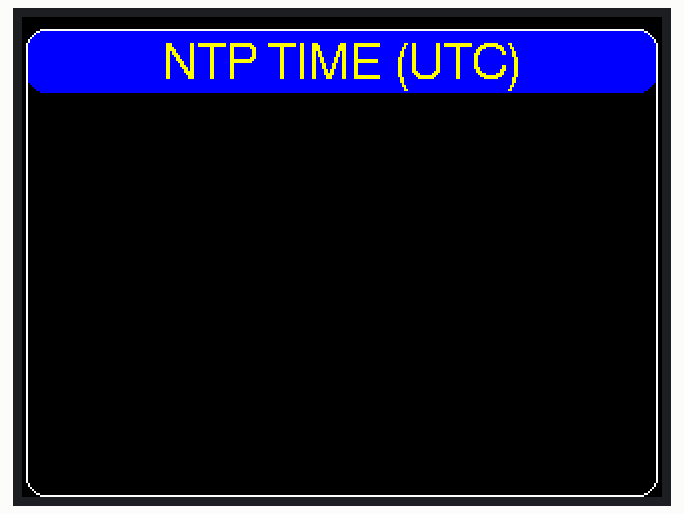
Recording of a sketch running on a simulated ESP32. Shown: 320×240 colour display. WiFi joins after 1.5 s; servers stay silent unless stated.

Above: at 0.3 s.
At 2.0 s:
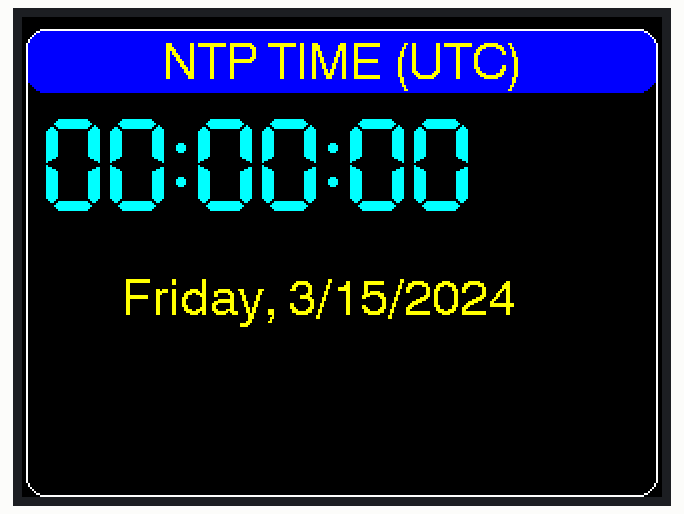
At 11.0 s:
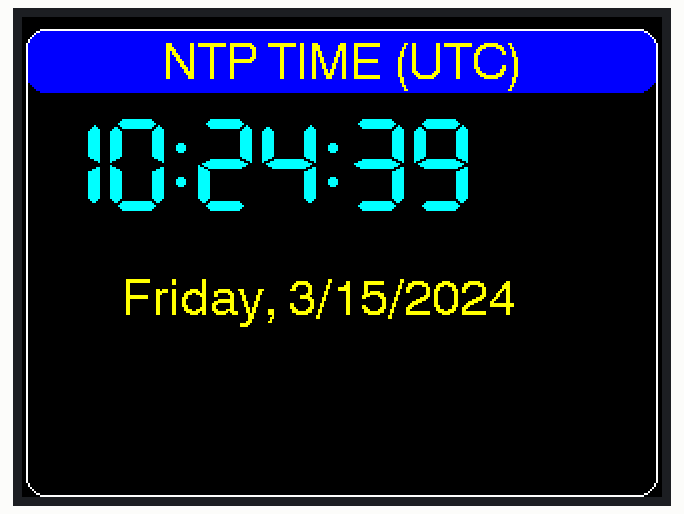
At 20.0 s:
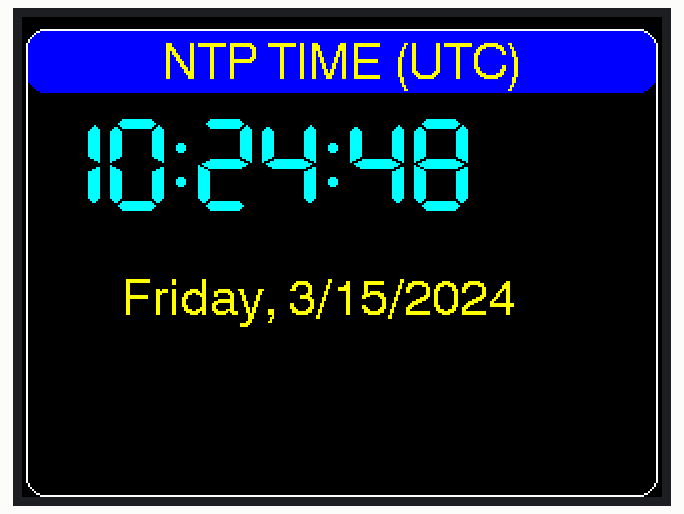
At 29.0 s:
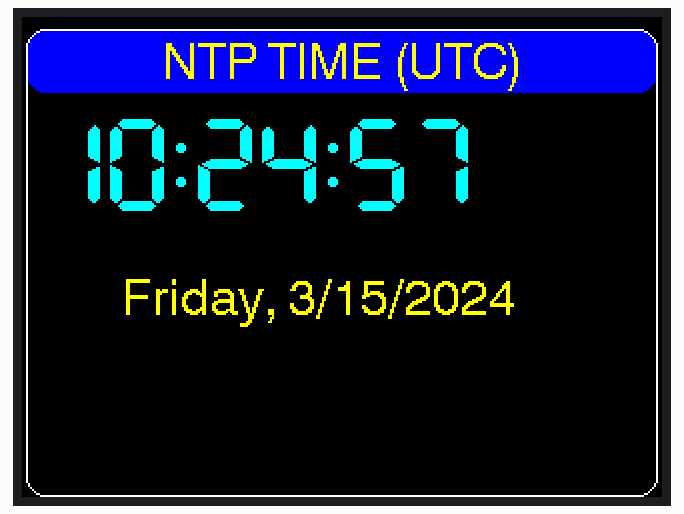
At 39.0 s:
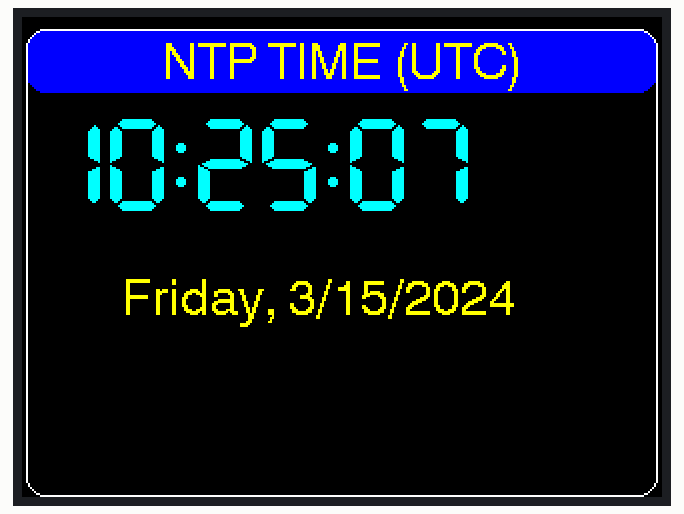

The sketch:

step5.ino
```cpp
// (licence header left out)
#include <TFT_eSPI.h>                              // https://github.com/Bodmer/TFT_eSPI
#include <ezTime.h>                                // https://github.com/ropg/ezTime
#if defined(ESP32)
#include <WiFi.h>                                  // use this WiFi lib for ESP32, or
#elif defined (ESP8266)
#include <ESP8266WiFi.h>                           // use this WiFi lib for ESP8266
#endif

#define WIFI_SSID          "yourSSID"
#define WIFI_PWD           "yourPassword"
#define TZ_RULE            "EST5EDT,M3.2.0/2:00:00,M11.1.0/2:00:00"

#define TITLE              "NTP TIME (UTC)"
#define TIMECOLOR          TFT_CYAN                // color of 7-segment time display
#define DATECOLOR          TFT_YELLOW              // color of displayed month & day
#define LABEL_FGCOLOR      TFT_YELLOW
#define LABEL_BGCOLOR      TFT_BLUE

TFT_eSPI tft = TFT_eSPI();                         // display object
Timezone local;                                    // local timezone variable
time_t t;

void displayTime() {
  int x=10, y=50, f=7;                             // screen position & font
  tft.setTextColor(TIMECOLOR, TFT_BLACK);          // set time color
  int h=hour(t); int m=minute(t); int s=second(t); // get hours, minutes, and seconds
  if (h<10) x+= tft.drawChar('0',x,y,f);           // leading zero for hours
  x+= tft.drawNumber(h,x,y,f);                     // hours
  x+= tft.drawChar(':',x,y,f);                     // hour:min separator
  if (m<10) x+= tft.drawChar('0',x,y,f);           // leading zero for minutes
  x+= tft.drawNumber(m,x,y,f);                     // show minutes
  x+= tft.drawChar(':',x,y,f);                     // show ":"
  if (s<10) x+= tft.drawChar('0',x,y,f);           // add leading zero if needed
  x+= tft.drawNumber(s,x,y,f);                     // show seconds
}

void displayDate() {
  int x=50,y=130,f=4;                              // screen position & font
  const char* days[] = {"Sunday","Monday","Tuesday",
    "Wednesday","Thursday","Friday","Saturday"};
  tft.setTextColor(DATECOLOR, TFT_BLACK);
  tft.fillRect(x,y,265,26,TFT_BLACK);              // erase previous date
  x+=tft.drawString(days[weekday()-1],x,y,f);      // show day of week
  x+=tft.drawString(", ",x,y,f);                   // and
  x+=tft.drawNumber(month(),x,y,f);                // show date as month/day/year
  x+=tft.drawChar('/',x,y,f);
  x+=tft.drawNumber(day(),x,y,f);
  x+=tft.drawChar('/',x,y,f);
  x+=tft.drawNumber(year(),x,y,f);
}

void updateDisplay() {
  if (t!=now()) {                                  // is it a new second yet?
    displayTime();                                 // and display it
    if (day(t)!=day())                             // did date change?
      displayDate();                               // yes, so display it
    t=now();                                       // Remember current time
  }
}

void newScreen() {
  tft.fillScreen(TFT_BLACK);                       // start with empty screen
  tft.fillRoundRect(2,6,316,32,10,LABEL_BGCOLOR);  // put title bar at top
  tft.drawRoundRect(2,6,316,234,10,TFT_WHITE);     // draw edge around screen
  tft.setTextColor(LABEL_FGCOLOR,LABEL_BGCOLOR);   // set label colors
  tft.drawCentreString(TITLE,160,12,4);            // show title at top
}

void setup() {
  tft.init();
  tft.setRotation(1);                              // portrait screen orientation
  newScreen();
  WiFi.begin(WIFI_SSID,WIFI_PWD);                  // attempt WiFi connection
  waitForSync();                                   // wait for NTP packet return
  local.setPosix(TZ_RULE);                         // estab. local TZ by rule
}

void loop() {
  events();                                        // allow NTP updates
  updateDisplay();                                 // update clock every second
}
```

Measured:
- what the display in image 1 shows lasts 1.0 s, from 2.0 s to 3.0 s
